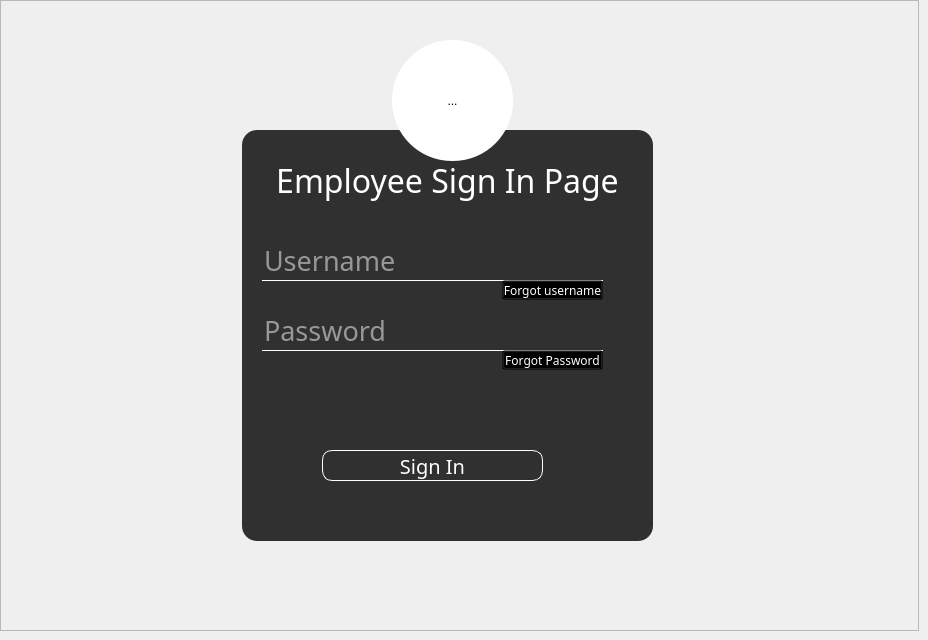
            <widget class="QWidget" name="page_Employee_Login">
             <widget class="QToolButton" name="toolButton_4">
              <property name="geometry">
               <rect>
                <x>392</x>
                <y>40</y>
                <width>121</width>
                <height>121</height>
               </rect>
              </property>
              <property name="styleSheet">
               <string notr="true">background:none;
background: white;
border-radius: 60px;</string>
              </property>
              <property name="text">
               <string>...</string>
              </property>
              <property name="icon">
               <iconset resource="icons.qrc">
                <normaloff>:/icons/ad.jpeg</normaloff>:/icons/ad.jpeg</iconset>
              </property>
              <property name="iconSize">
               <size>
                <width>85</width>
                <height>85</height>
               </size>
              </property>
             </widget>
             <widget class="QFrame" name="frame_8">
              <property name="geometry">
               <rect>
                <x>0</x>
                <y>0</y>
                <width>919</width>
                <height>631</height>
               </rect>
              </property>
              <property name="sizePolicy">
               <sizepolicy hsizetype="Maximum" vsizetype="Maximum">
                <horstretch>0</horstretch>
                <verstretch>0</verstretch>
               </sizepolicy>
              </property>
              <property name="maximumSize">
               <size>
                <width>919</width>
                <height>700</height>
               </size>
              </property>
              <property name="styleSheet">
               <string notr="true">background-image: url(:/icons/this.jpg);</string>
              </property>
              <property name="frameShape">
               <enum>QFrame::StyledPanel</enum>
              </property>
              <property name="frameShadow">
               <enum>QFrame::Raised</enum>
              </property>
             </widget>
             <widget class="QFrame" name="frame_9">
              <property name="geometry">
               <rect>
                <x>242</x>
                <y>130</y>
                <width>411</width>
                <height>411</height>
               </rect>
              </property>
              <property name="styleSheet">
               <string notr="true">*{
	font-family:century gothic;
	fontsize:24px;
}

QFrame
{
	background:rgba(0,0,0,0.8);
	border-radius:15px;
}

*{
	background-image: url(:/icons/librarybooks.jpg);
}


QLabel
{
	color:white;
	background: transparent;
}



QLineEdit
{
	background:transparent;
	border:none;
	color: rgb(15, 15, 15);
	border-bottom:1px solid  rgb(35, 35, 35);
}


</string>
              </property>
              <property name="frameShape">
               <enum>QFrame::StyledPanel</enum>
              </property>
              <property name="frameShadow">
               <enum>QFrame::Raised</enum>
              </property>
              <widget class="QLabel" name="label_13">
               <property name="geometry">
                <rect>
                 <x>10</x>
                 <y>10</y>
                 <width>391</width>
                 <height>81</height>
                </rect>
               </property>
               <property name="font">
                <font>
                 <family>century gothic</family>
                 <pointsize>24</pointsize>
                </font>
               </property>
               <property name="text">
                <string>Employee Sign In Page</string>
               </property>
               <property name="alignment">
                <set>Qt::AlignCenter</set>
               </property>
              </widget>
              <widget class="QLineEdit" name="lineEdit_U_L">
               <property name="geometry">
                <rect>
                 <x>20</x>
                 <y>110</y>
                 <width>341</width>
                 <height>41</height>
                </rect>
               </property>
               <property name="font">
                <font>
                 <family>century gothic</family>
                 <pointsize>20</pointsize>
                </font>
               </property>
               <property name="styleSheet">
                <string notr="true">color: rgb(255, 255, 255);
border-bottom:1px solid  rgb(255, 255, 255);</string>
               </property>
               <property name="placeholderText">
                <string>Username</string>
               </property>
              </widget>
              <widget class="QLineEdit" name="lineEdit_P_L">
               <property name="geometry">
                <rect>
                 <x>20</x>
                 <y>180</y>
                 <width>341</width>
                 <height>41</height>
                </rect>
               </property>
               <property name="font">
                <font>
                 <family>century gothic</family>
                 <pointsize>20</pointsize>
                </font>
               </property>
               <property name="styleSheet">
                <string notr="true">color: rgb(255, 255, 255);
border-bottom:1px solid  rgb(255, 255, 255);</string>
               </property>
               <property name="echoMode">
                <enum>QLineEdit::Password</enum>
               </property>
               <property name="placeholderText">
                <string>Password</string>
               </property>
              </widget>
              <widget class="QPushButton" name="btn_Employee_login">
               <property name="geometry">
                <rect>
                 <x>80</x>
                 <y>320</y>
                 <width>221</width>
                 <height>31</height>
                </rect>
               </property>
               <property name="font">
                <font>
                 <family>century gothic</family>
                 <pointsize>15</pointsize>
                </font>
               </property>
               <property name="styleSheet">
                <string notr="true">QPushButton
{
	background: transparent;
	border-radius: 10px;
	color: rgb(255, 255, 255);
	border: 1px solid rgb(255, 255, 255)
}

QPushButton:hover
{
	background-color: rgb(71, 125, 4);
}</string>
               </property>
               <property name="text">
                <string>Sign In</string>
               </property>
              </widget>
              <widget class="QPushButton" name="btn_Employee_email">
               <property name="geometry">
                <rect>
                 <x>260</x>
                 <y>150</y>
                 <width>101</width>
                 <height>20</height>
                </rect>
               </property>
               <property name="font">
                <font>
                 <family>century gothic</family>
                 <pointsize>9</pointsize>
                </font>
               </property>
               <property name="styleSheet">
                <string notr="true">QPushButton
{
	background: transparent;
	color: rgb(255, 255, 255);
}

QPushButton:hover {
	color: rgb(0, 170, 255);
}
</string>
               </property>
               <property name="text">
                <string>Forgot username</string>
               </property>
              </widget>
              <widget class="QPushButton" name="btn_Employee_password">
               <property name="geometry">
                <rect>
                 <x>260</x>
                 <y>220</y>
                 <width>101</width>
                 <height>20</height>
                </rect>
               </property>
               <property name="font">
                <font>
                 <family>century gothic</family>
                 <pointsize>9</pointsize>
                </font>
               </property>
               <property name="styleSheet">
                <string notr="true">QPushButton
{
	background: transparent;
	color: rgb(255, 255, 255);
}

QPushButton:hover {
	color: rgb(0, 170, 255);
}
</string>
               </property>
               <property name="text">
                <string>Forgot Password</string>
               </property>
              </widget>
              <widget class="QLabel" name="label_Employee">
               <property name="geometry">
                <rect>
                 <x>20</x>
                 <y>250</y>
                 <width>371</width>
                 <height>16</height>
                </rect>
               </property>
               <property name="font">
                <font>
                 <family>century gothic</family>
                 <pointsize>12</pointsize>
                </font>
               </property>
               <property name="text">
                <string/>
               </property>
              </widget>
             </widget>
             <zorder>frame_8</zorder>
             <zorder>frame_9</zorder>
             <zorder>toolButton_4</zorder>
            </widget>
